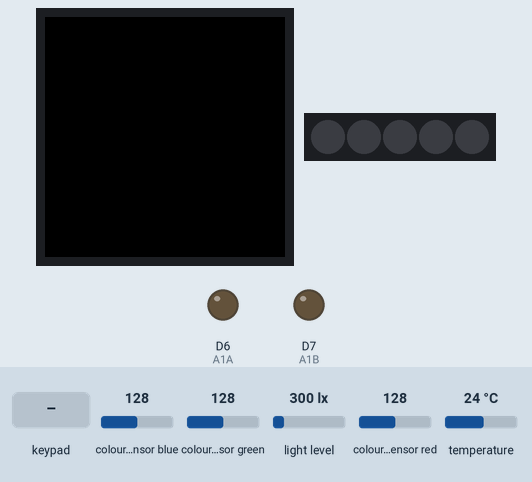
Bench run of a sketch on a simulated Arduino MKR. On the bench: 240×240 colour display, 5 RGB LEDs in strip order, left to right, output pins drawn as LEDs (lit = HIGH). Inputs (shaded band) come from the test bench; at power-on: colour sensor blue 128, colour sensor green 128, light level 300 lx, colour sensor red 128, temperature 24 °C. WiFi joins after 1.5 s; servers stay silent unless stated.

Above: at 6.4 s.
6.5 s: key '0' pressed
At 7.0 s:
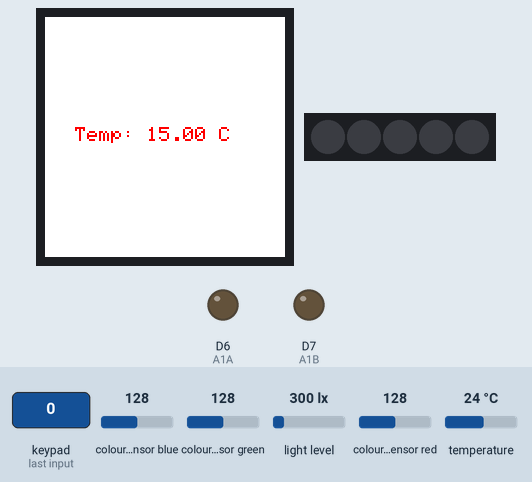
8.0 s: keypad keys 1 2 3 4 pressed 0.4 s apart
At 9.6 s:
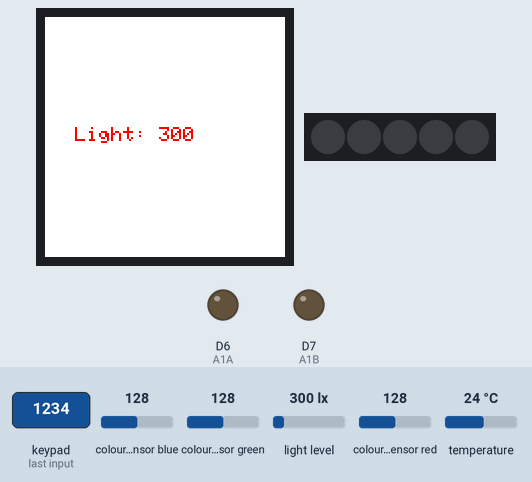
11.1 s: key '0' pressed
At 11.7 s:
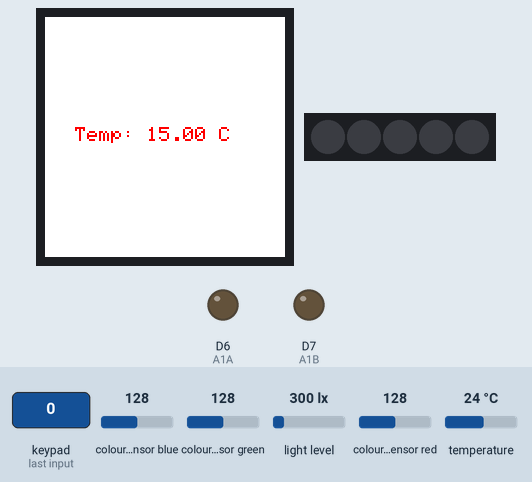
12.6 s: key '2' pressed
At 14.0 s:
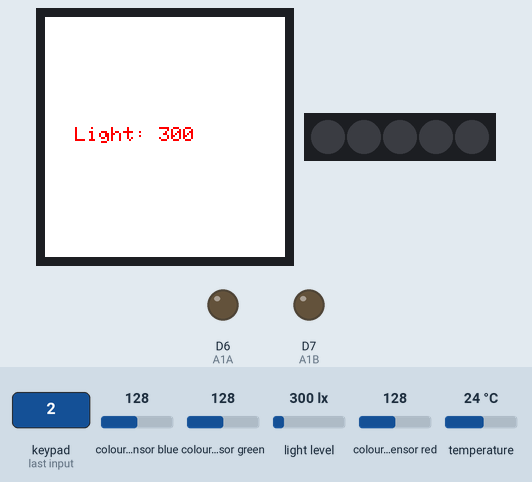
Timing chart, 0 to 15.1 s (numbered marks = the images above; inputs shaded):
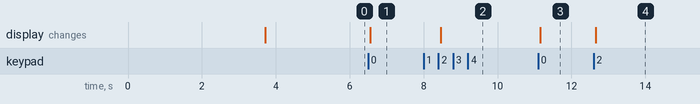

Measured:
- after the input at 6.5 s, the display: changes after 0.06 s (image 1)
- after the input at 8.0 s, the display: changes after 0.46 s (image 2)
- after the input at 11.1 s, the display: changes after 0.06 s (image 3)
- after the input at 12.6 s, the display: changes after 0.06 s (image 4)

The sketch:

Temp_controlled_motor.ino
```cpp
#include "arduino_secrets.h"
#include "thingProperties.h"
#include <Arduino_MKRIoTCarrier.h>
MKRIoTCarrier carrier;


const int A1A = 6;
const int A1B = 7;
const int B1A = 4;
const int B2A = 5;


void setup() {
  // Initialize serial and wait for port to open:
  pinMode(A1A,OUTPUT);
  pinMode(A1B,OUTPUT);
  pinMode(B1A,OUTPUT);
  pinMode(B2A,OUTPUT);

  Serial.begin(9600);
  // This delay gives the chance to wait for a Serial Monitor without blocking if none is found
  delay(1500);

  // Defined in thingProperties.h
  initProperties();

  // Connect to Arduino IoT Cloud
  ArduinoCloud.begin(ArduinoIoTPreferredConnection);
  //Get Cloud Info/errors , 0 (only errors) up to 4
  setDebugMessageLevel(2);
  ArduinoCloud.printDebugInfo();

  //Wait to get cloud connection to init the carrier
  while (ArduinoCloud.connected() != 1) {
    ArduinoCloud.update();
    delay(500);
  }
  delay(500);
  CARRIER_CASE = true;
  carrier.begin();
  carrier.display.setRotation(0);

  delay(1500);
}

void loop() {
  ArduinoCloud.update();
  carrier.Buttons.update();

  while(!carrier.Light.colorAvailable()) {
    delay(5);
  }
  int none;
  carrier.Light.readColor(none, none, none, light);

  temperature = carrier.Env.readTemperature()-9;

  if (carrier.Buttons.onTouchDown(TOUCH0)) {
    carrier.display.fillScreen(ST77XX_WHITE);
    carrier.display.setTextColor(ST77XX_RED);
    carrier.display.setTextSize(2);

    carrier.display.setCursor(30, 110);
    carrier.display.print("Temp: ");
    carrier.display.print(temperature);
    carrier.display.print(" C");
  }

  if (carrier.Buttons.onTouchDown(TOUCH2)) {
    carrier.display.fillScreen(ST77XX_WHITE);
    carrier.display.setTextColor(ST77XX_RED);
    carrier.display.setTextSize(2);

    carrier.display.setCursor(30, 110);
    carrier.display.print("Light: ");
    carrier.display.print(light);
  }

  if (light < 10){
    digitalWrite(A1A,LOW);
    digitalWrite(A1B,HIGH);
    digitalWrite(B1A,LOW);
    digitalWrite(B2A,HIGH);
    Serial.print("ON");
  }
  else{
    digitalWrite(A1A,LOW);
    digitalWrite(A1B,LOW);
    digitalWrite(B1A,LOW);
    digitalWrite(B2A,LOW);
  }

  if (light < 10){
    weather_report = "Motor On";
  }
  else{
    weather_report = "Motor Off";
  }

}
```

arduino_secrets.h
```cpp
#define SECRET_SSID "Galaxy M31s46C5"
#define SECRET_OPTIONAL_PASS "mgic2858"
```

thingProperties.h
```cpp
// Code generated by Arduino IoT Cloud, DO NOT EDIT.

#include <ArduinoIoTCloud.h>
#include <Arduino_ConnectionHandler.h>

const char SSID[]     = "Galaxy M31s46C5";    // Network SSID (name)
const char PASS[]     = "mgic2858";    // Network password (use for WPA, or use as key for WEP)


String weather_report;
float humidity;
float pressure;
float temperature;
int light;

void initProperties(){

  ArduinoCloud.addProperty(weather_report, READ, ON_CHANGE, NULL);
  ArduinoCloud.addProperty(humidity, READ, 1 * SECONDS, NULL);
  ArduinoCloud.addProperty(pressure, READ, 1 * SECONDS, NULL);
  ArduinoCloud.addProperty(temperature, READ, 1 * SECONDS, NULL);
  ArduinoCloud.addProperty(light, READ, 1 * SECONDS, NULL);

}

WiFiConnectionHandler ArduinoIoTPreferredConnection(SSID, PASS);
```
